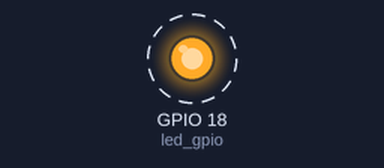
A program run on a simulated Raspberry Pi (BCM pin numbers). On the bench: output pins drawn as LEDs (lit = HIGH). Dashed ring = blinking. At 20.0 s the program stops and its outputs stay as they are.

Above: at 0.2 s.
Timing chart, 0 to 3.0 s (numbered marks = the images above):
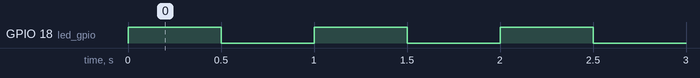

Measured:
- by itself, GPIO 18 (led_gpio): alternates HIGH for 0.50 s and LOW for 0.50 s, 40 changes in all, then stays LOW

The program:

03-flashing-LED.py
```python
# flashing LED

import RPi.GPIO as GPIO
import time


led_gpio = 18

waitsec = 0.5

GPIO.setwarnings(False)
GPIO.setmode(GPIO.BCM)
GPIO.setup(led_gpio, GPIO.OUT)

for i in range(20):
    GPIO.output(led_gpio, True)
    time.sleep(waitsec)
    GPIO.output(led_gpio, False)
    time.sleep(waitsec)

GPIO.cleanup()
```
